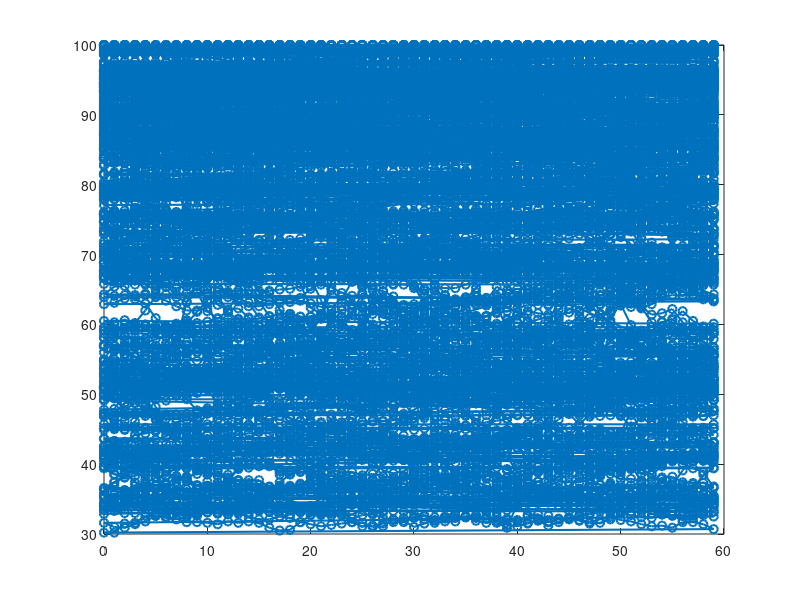

Here is the MATLAB script that generated this plot: (Note: this script raises an error after producing the figure.)
% Load the data
load('meteodata.mat');

% Assumptions for column indices (modify if needed):
% Column 2: Day of the month
% Column 4: Hour of the day
% Column 5: Temperature (°C)
% Column 6: Humidity (%)
% Column 10: Solar Radiation (W/m²)

% Extract relevant columns
day = meteodata(:, 2);
time = meteodata(:, 4);
temperature = meteodata(:, 5);
humidity = meteodata(:, 6);
solar_radiation = meteodata(:, 10);

% --- Scenario 1: Hottest Hour in the Month ---
[max_temp, max_index] = max(temperature); % Find the max temperature and its index
hottest_day = day(max_index);            % Day of the hottest hour
hottest_hour = time(max_index);          % Hour of the hottest hour
fprintf('The hottest hour is on Day %d, Hour %d with a temperature of %.2f°C.\n',hottest_day, hottest_hour, max_temp);

% --- Scenario 2: Monthly Solar Radiation ---
num_days = max(day); % Number of days in the dataset
daily_avg_radiation = zeros(num_days, 1); % Initialize array for daily averages
for d = 1:num_days
    daily_avg_radiation(d) = mean(solar_radiation(day == d));
end
[sorted_radiation, sorted_days] = sort(daily_avg_radiation, 'descend'); % Sort by average radiation
disp('Days sorted by average solar radiation:');
for i = 1:length(sorted_days)
    fprintf('Day %d: %.2f W/m²\n', sorted_days(i), sorted_radiation(i));
end

% --- Scenario 3: Graph of Daily Humidity ---
selected_day = 1; % Change this to analyze another day
daily_humidity = humidity(day == selected_day); % Filter humidity for the selected day
daily_time = time(day == selected_day);         % Filter time for the selected day

% Calculate statistics
mean_humidity = mean(daily_humidity);
max_humidity = max(daily_humidity);
min_humidity = min(daily_humidity);

% Plot hourly humidity trends
figure;
plot(daily_time, daily_humidity, '-o', 'LineWidth', 1.5);
hold on;
yline(mean_humidity, '--', 'Mean', 'Color', 'green', 'LineWidth', 1.5);
yline(max_humidity, '-', 'Max', 'Color', 'red', 'LineWidth', 1.5);
yline(min_humidity, '-', 'Min', 'Color', 'blue', 'LineWidth', 1.5);
hold off;

title(sprintf('Hourly Humidity Trend for Day %d', selected_day));
xlabel('Hour of the Day');
ylabel('Humidity (%)');
grid on;
legend('Hourly Humidity', 'Mean', 'Max', 'Min', 'Location', 'best');

% Save the graph
saveas(gcf, sprintf('daily_humidity_day_%d.png', selected_day));
